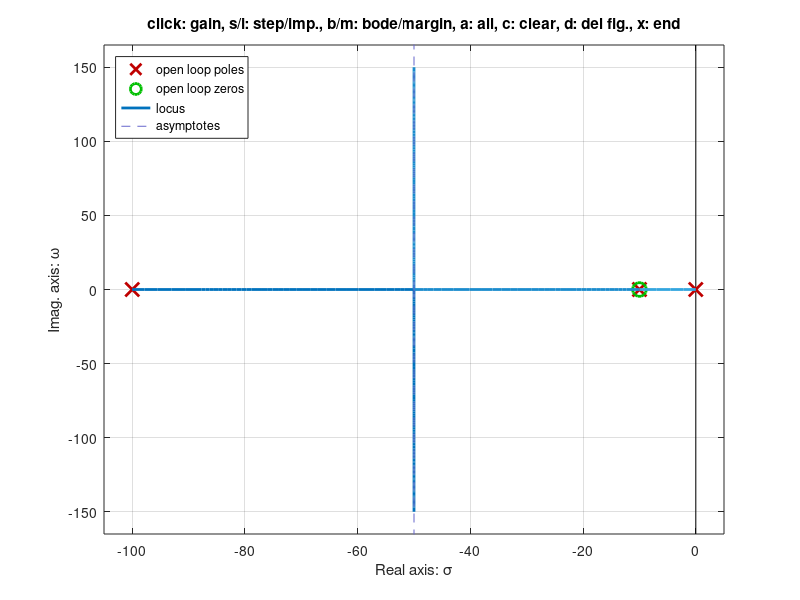

Reproduce this figure in MATLAB.
close all; clear all; history -c; clc;
pkg load control;

s = tf('s');
G1 = 10/((s + 10)*(s + 100));
% Se añade un compensador PI para cancelar el polo dominante:
Ti = 1/10;
PI = (s + 1/Ti)/s;

% Para un sobrepasamiento máximo del 4% corresponde a un cierto valor de psita
% el cual se puede calcular a continuación:
psita = sqrt((log(0.04)^2)/(pi^2 + log(0.04)^2))     % psita = 0.7156
% Se verifica donde coinciden los valores de psita con el LdR mediante el rlocus
rlocus(minreal(PI*G1)); sgrid(psita, [20 40 60 80])

s1 = -50 + j*48.8;
Kp = 1/abs( (s1 + 1/Ti)/s1 * 10/((s1 + 10)*(s1 + 100)) )   % Kp = 488.14
% Verificamos este resultado mediante el rlocusx():
rlocusx(G1*PI)                                             % Kp = 488 aprox.
